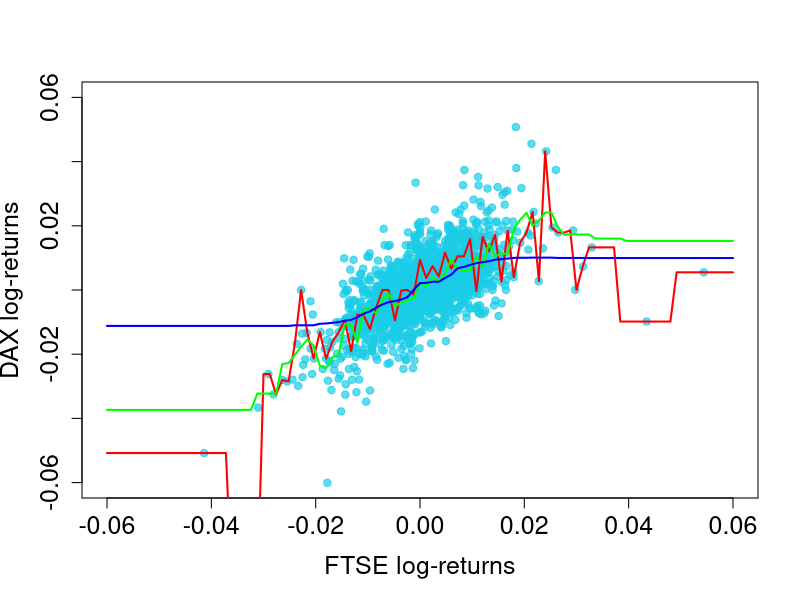

This figure's R source:
# load required packages
require(datasets)
require(class)
require(grDevices)
require(lattice)

# defien log-returns for DAX and FTSE
r.dax = diff(log(EuStockMarkets[, 1]))
r.ftse = diff(log(EuStockMarkets[, 4]))

# function for the kNN regression
knn.reg = function(x, xis, yis, k) {
    knn.reg = NA  # predefined vector for the estimated dax log-returns
    for (i in 1:length(x)) {
        distances = order(abs(x[i] - xis))  # distance of the actual point xis to the evaluated point x[i]
        knn.reg[i] = mean(yis[distances][1:k])  # computes average of the selected k-nearest neighbours to 
    }  # predict DAX log-returns.
    knn.reg
}

# 
knn.reg.k1 = function(x) knn.reg(x, r.ftse, r.dax, 1)  # regression function for k = 1
knn.reg.k2 = function(x) knn.reg(x, r.ftse, r.dax, 10)  # regression function for k = 10
knn.reg.k3 = function(x) knn.reg(x, r.ftse, r.dax, 250)  # regression function for k = 250

par(cex.axis = 1.5, cex.lab = 1.5, pch = 19, cex = 1)  # graphical parameters
plot(r.ftse, r.dax, xlim = c(-0.06, 0.06), ylim = c(-0.06, 0.06), xlab = "FTSE log-returns", ylab = "DAX log-returns", 
    col = rgb(0.1, 0.8, 0.9, alpha = 0.7), cex = 1)
plot(knn.reg.k1, add = TRUE, col = "red", xlim = c(-0.06, 0.06), ylim = c(-0.06, 0.06), type = "l", lwd = 2)
plot(knn.reg.k2, add = TRUE, col = "green", xlim = c(-0.06, 0.06), ylim = c(-0.06, 0.06), type = "l", lwd = 2)
plot(knn.reg.k3, add = TRUE, col = "blue", xlim = c(-0.06, 0.06), ylim = c(-0.06, 0.06), type = "l", lwd = 2)
